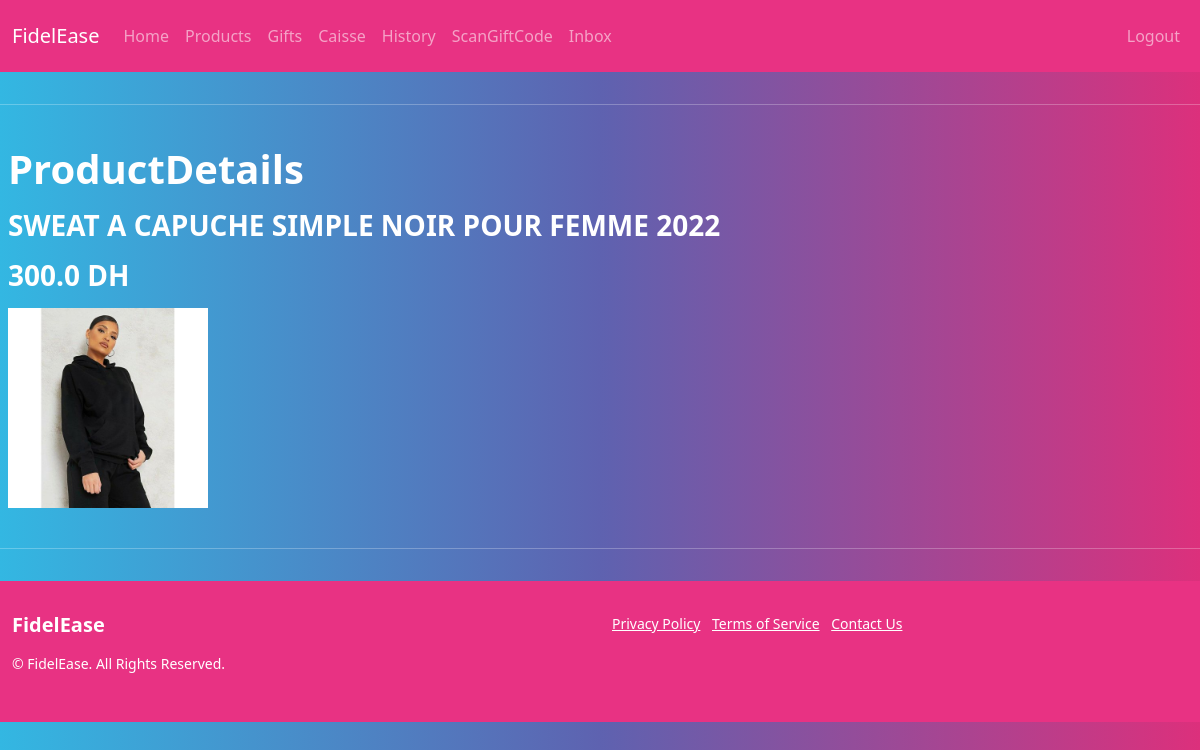
The page /caisseApp/productDetails/6 (signed in) on the database its author committed.
### caisseApp/models.py (models this page shows)
class Product(models.Model):
    name = models.CharField(max_length=50)
    price = models.FloatField(max_length=50)
    description = models.TextField(max_length=200)
    category = models.ForeignKey("Category", on_delete=models.CASCADE)
    image=models.ImageField()

### caisseApp/views.py (the view)
# urls.py: path('productDetails/<int:id>', views.productDetails,name='productDetails'),
@login_required(login_url='login')
def productDetails(request,id):
    p = Product.objects.get(pk=id)
    if p is not None:
        context={'product':p}
        return render(request,'productDetails.html',context)
    else :
        messages.error("Product not found.")

### caisseApp/templates/productDetails.html
{% extends 'base.html' %} {% block content %}
<div>
	<h1>ProductDetails</h1>
	<h3>{{product.name}}</h3>
	<h3>{{product.price}} DH</h3>
	<img src="{{product.image.url}}" style="width: 200px" />
</div>
{% endblock %}

### rows shown on the page
Product: name "SWEAT A CAPUCHE SIMPLE NOIR POUR FEMME 2022", price "300.0", image (picture)
